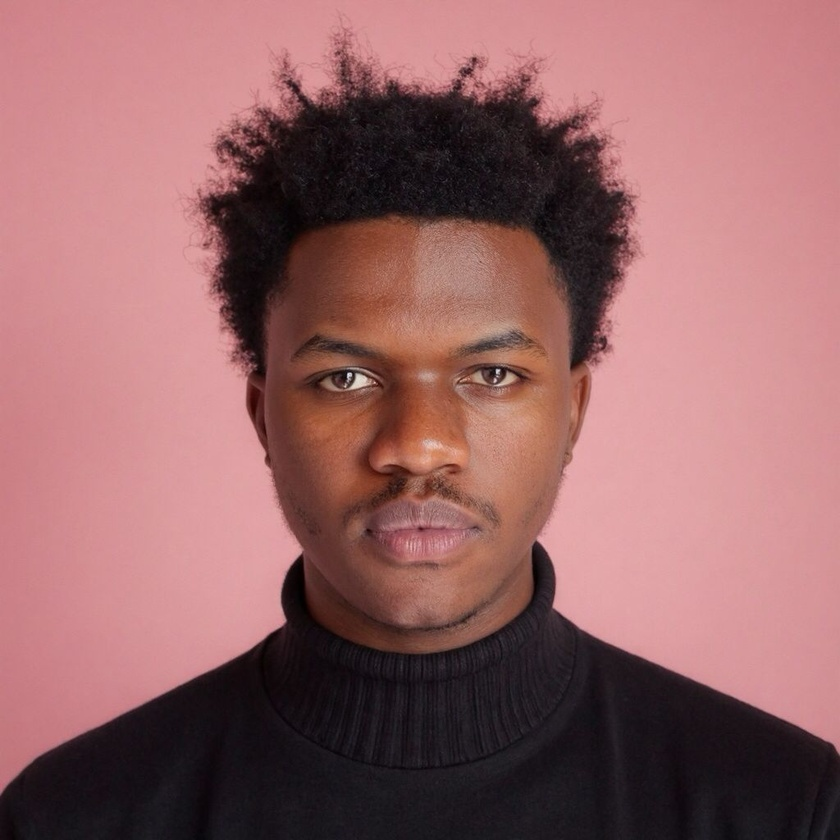
#> input picture data/raw/images/member1_neutral.jpeg, 840 x 840 px, shrunk from 1024 x 1024 before the run; its folder holds only this picture in this run
$ jupyter execute --allow-errors image_processing.ipynb
#> lines starting #> are read from the running program, lines starting #| are printed output that depends on the picture
# Image Processing for Facial Recognition
## Objective

The objective of this notebook is to preprocess face images collected from all group members by:
- Loading the images
- Displaying sample images
- Applying image augmentation techniques
- Extracting histogram features
- Saving the extracted features for later use in facial recognition.

[cell 1]
import os
import cv2
import numpy as np
import pandas as pd
import matplotlib.pyplot as plt

## Load Face Images

[cell 2]
import os

# List to store image names and image data
images = []

# Path to raw images folder (relative to project root)
image_dir = '../data/raw/images'

# Common image file extensions
image_extensions = ('.jpg', '.jpeg', '.png')

# Loop through all uploaded files
for file in sorted(os.listdir(image_dir)):
    if file.lower().endswith(image_extensions):
        image = cv2.imread(os.path.join(image_dir, file))
#> image is the input picture: shape (840, 840, 3); mean B, G, R 102.2, 101, 149.4

        # Convert from BGR (OpenCV default) to RGB
        image = cv2.cvtColor(image, cv2.COLOR_BGR2RGB)

        # Store filename and image
        images.append((file, image))

print(f"Successfully loaded {len(images)} images.")
#| Successfully loaded 1 images.

## Display Sample Images

[cell 3]
# Display the first 6 images
plt.figure(figsize=(12, 8))

for i, (filename, image) in enumerate(images[:6]):
    plt.subplot(2, 3, i + 1)
    plt.imshow(image)
    plt.title(filename)
    plt.axis('off')
#> this loop made 1 pass
#> filename on pass 1: 'member1_neutral.jpeg'

plt.tight_layout()
plt.show()

## Image Augmentation

[cell 4]
# Rotate an image
def rotate_image(image, angle=15):
    height, width = image.shape[:2]
    center = (width // 2, height // 2)

    rotation_matrix = cv2.getRotationMatrix2D(center, angle, 1.0)
    rotated = cv2.warpAffine(image, rotation_matrix, (width, height))

    return rotated


# Flip an image horizontally
def flip_image(image):
    return cv2.flip(image, 1)


# Convert an image to grayscale
def grayscale_image(image):
    return cv2.cvtColor(image, cv2.COLOR_RGB2GRAY)

[cell 5]
# Select the first image
filename, original = images[0]
#> filename = 'member1_neutral.jpeg'

# Apply augmentations
rotated = rotate_image(original)
#> in rotate_image, `rotated = cv2.warpAffine(image, rotation_matrix, (width, height))`:
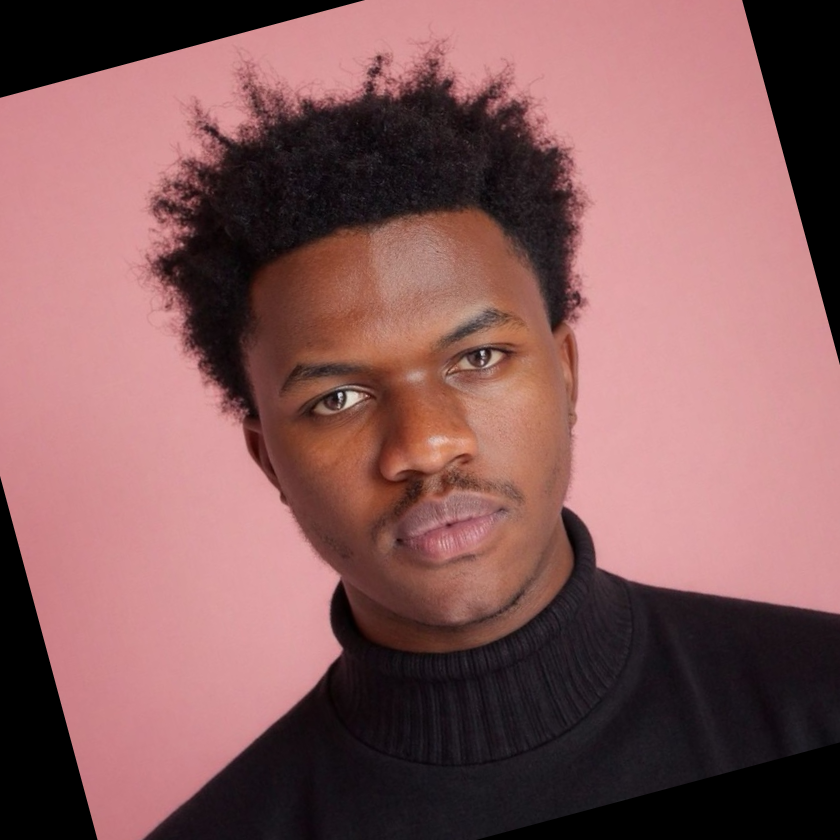
#> rotated: shape (840, 840, 3); mean R, G, B 135.1, 91.4, 92.1
flipped = flip_image(original)
#> in flip_image, `return cv2.flip(image, 1)`:
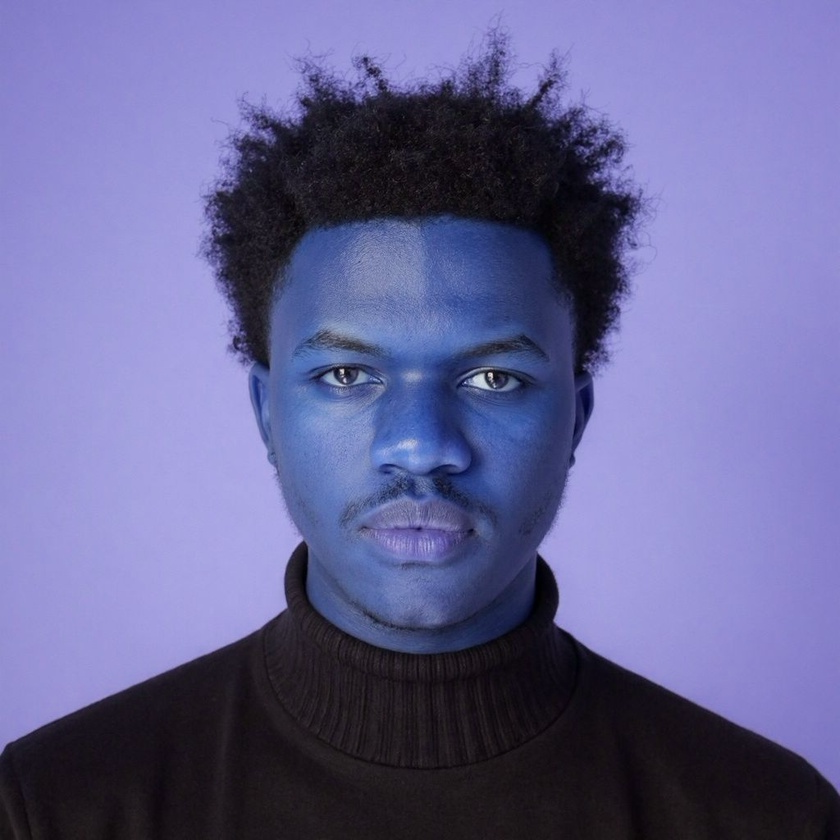
#> returned value: shape (840, 840, 3); mean of channels 0, 1, 2 149.4, 101, 102.2; drawn as B, G, R
gray = grayscale_image(original)
#> in grayscale_image, `return cv2.cvtColor(image, cv2.COLOR_RGB2GRAY)`:
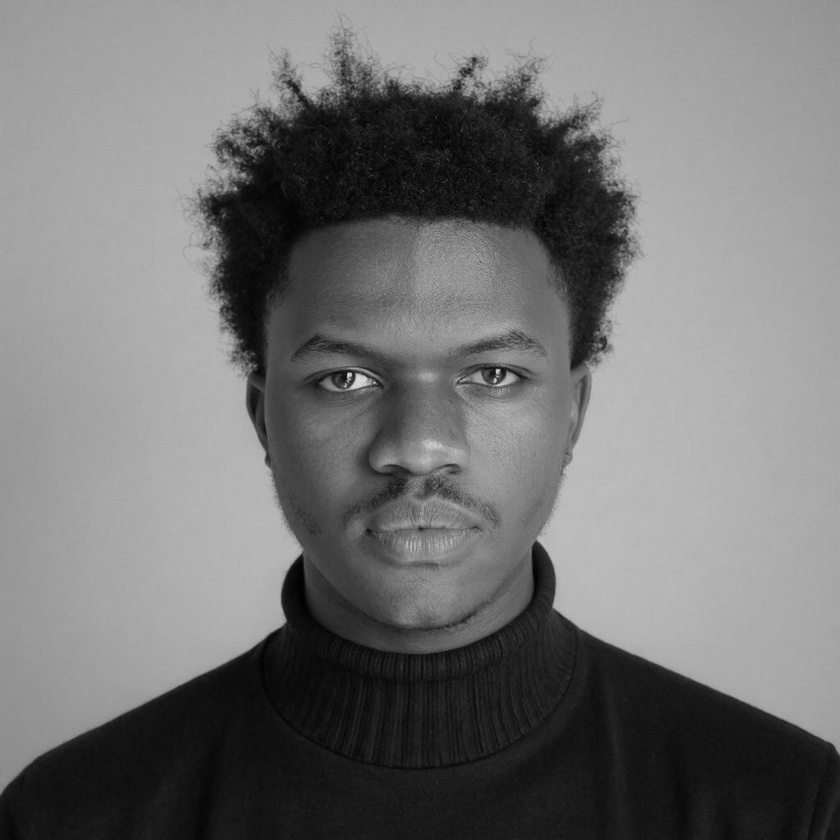
#> returned value: shape (840, 840); min 1, max 238, mean 115.6

[cell 6]
plt.figure(figsize=(16, 4))

# Original
plt.subplot(1, 4, 1)
plt.imshow(original)
plt.title("Original")
plt.axis("off")

# Rotated
plt.subplot(1, 4, 2)
plt.imshow(rotated)
plt.title("Rotated")
plt.axis("off")

# Flipped
plt.subplot(1, 4, 3)
plt.imshow(flipped)
plt.title("Flipped")
plt.axis("off")

# Grayscale
plt.subplot(1, 4, 4)
plt.imshow(gray, cmap="gray")
plt.title("Grayscale")
plt.axis("off")

plt.tight_layout()
plt.show()
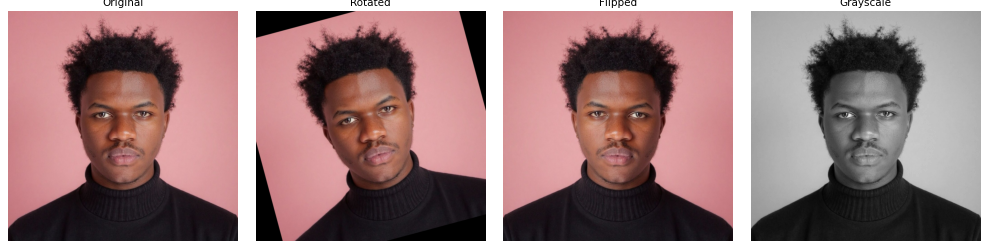
#> figure drawn by matplotlib, 4 panels

[cell 7]
def extract_histogram(image):
    """
    Extract a normalized grayscale histogram with 256 bins.
    """
    histogram = cv2.calcHist([image], [0], None, [256], [0, 256])

    # Normalize the histogram
    histogram = cv2.normalize(histogram, histogram)

    return histogram.flatten()

[cell 8]
feature_data = []

for filename, image in images:

    # Convert image to grayscale
    gray = grayscale_image(image)

    # Extract histogram features
    histogram = extract_histogram(gray)

    # Store filename + histogram values
    row = [filename] + histogram.tolist()

    feature_data.append(row)
#> after the loop, feature_data = 1 item

print(f"Extracted features from {len(feature_data)} images.")
#| Extracted features from 1 images.

[cell 9]
columns = ["filename"] + [f"histogram_bin_{i}" for i in range(256)]
#> columns = 257 items, first 6: 'filename', 'histogram_bin_0', 'histogram_bin_1', 'histogram_bin_2', 'histogram_bin_3', 'histogram_bin_4'

image_features_df = pd.DataFrame(feature_data, columns=columns)
#> image_features_df = table of 1 rows and 257 columns

image_features_df.head()
#> Out = table of 1 rows and 257 columns

$ run again, on data/raw/images/member2_smile.jpeg
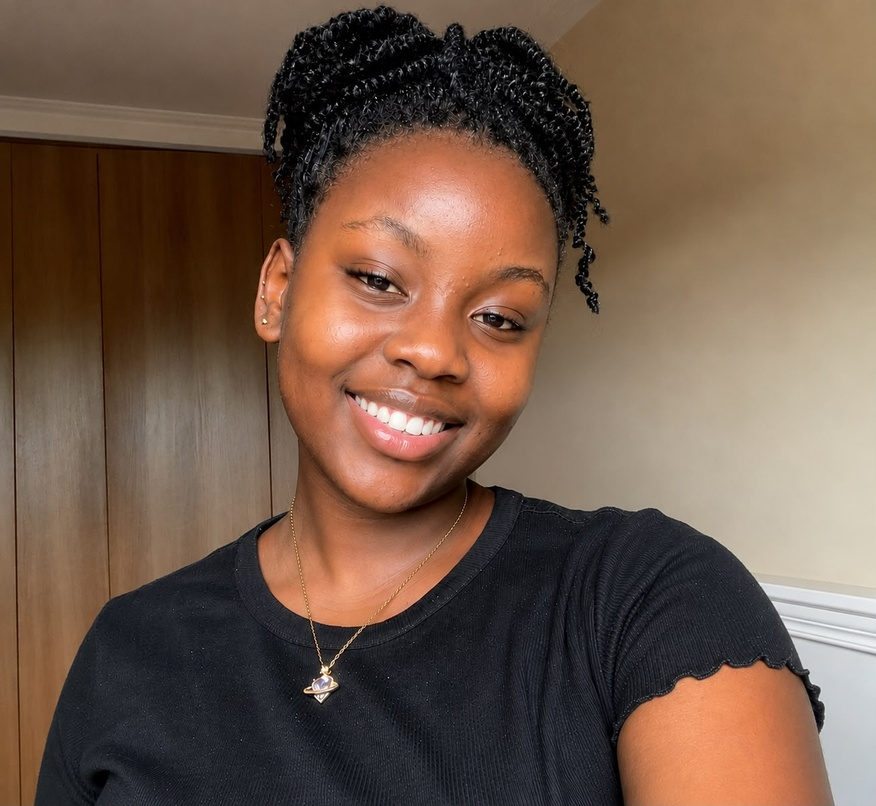
#> input picture data/raw/images/member2_smile.jpeg, 876 x 806 px, shrunk from 1308 x 1203 before the run
#> image is the input picture: shape (806, 876, 3); mean B, G, R 73.6, 89.2, 112.5
#| Successfully loaded 1 images.
#> the loop `for i, (filename, image) in enumerate(images[:6]):` made 1 pass
#> filename on pass 1: 'member2_smile.jpeg'
#> `filename, original = images[0]`: filename = 'member2_smile.jpeg'
#> in grayscale_image, `return cv2.cvtColor(image, cv2.COLOR_RGB2GRAY)`:
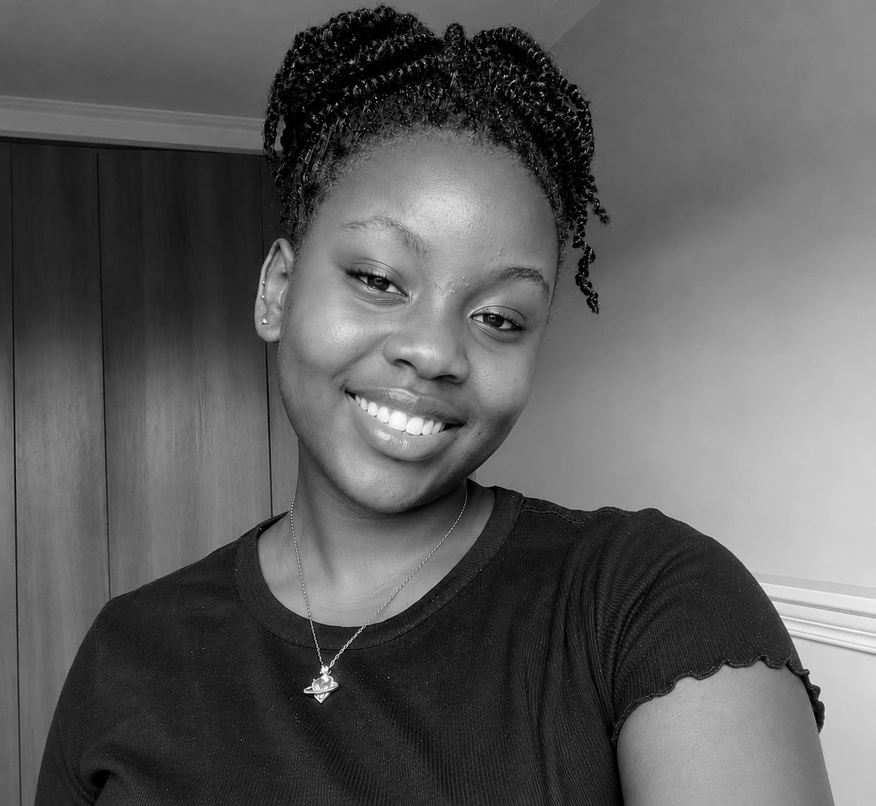
#> returned value: shape (806, 876); min 0, max 254, mean 94.4
#> `plt.show()`:
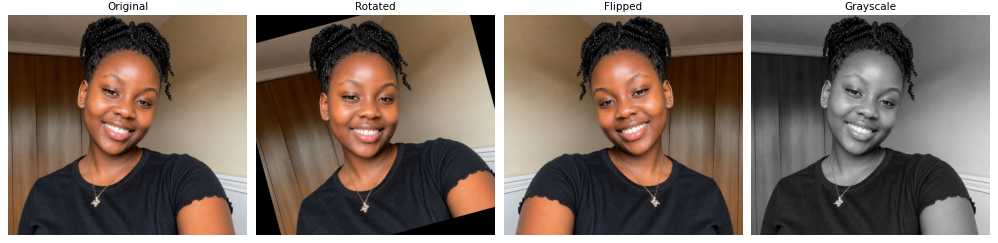
#> figure drawn by matplotlib, 4 panels
#> the loop `for filename, image in images:` made 1 pass
#> after the loop `for filename, image in images:`: feature_data = 1 item
#| Extracted features from 1 images.
#> columns = 257 items, first 6: 'filename', 'histogram_bin_0', 'histogram_bin_1', 'histogram_bin_2', 'histogram_bin_3', 'histogram_bin_4'
#> image_features_df = table of 1 rows and 257 columns

$ run again, on data/raw/images/member2_surprised.jpeg
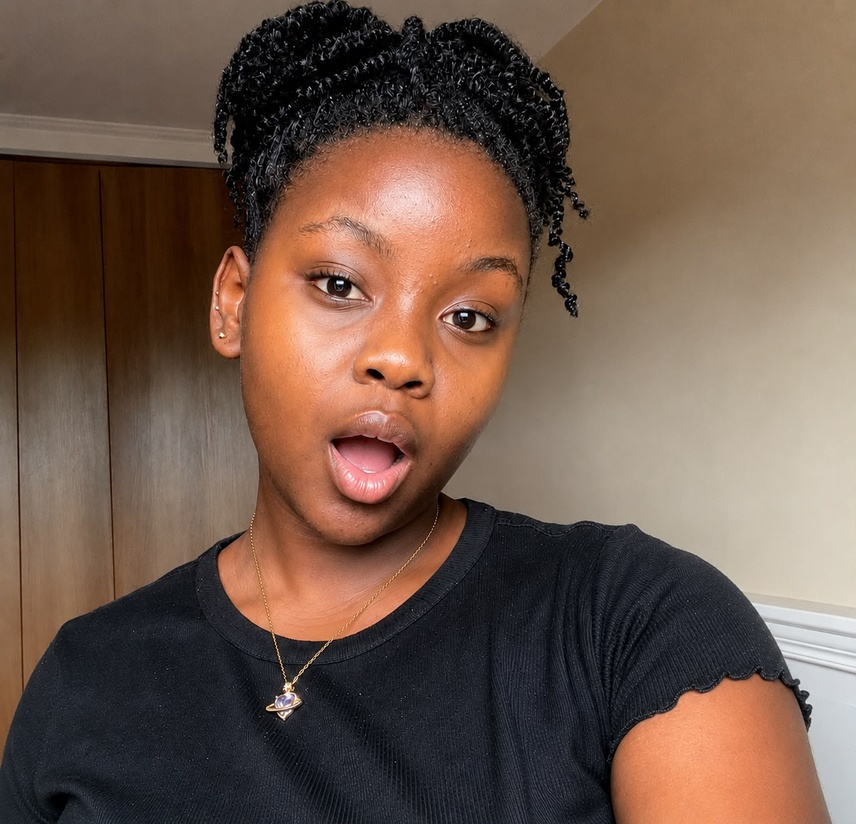
#> input picture data/raw/images/member2_surprised.jpeg, 856 x 824 px, shrunk from 1278 x 1230 before the run
#> image is the input picture: shape (824, 856, 3); mean B, G, R 75.5, 88.7, 111.5
#| Successfully loaded 1 images.
#> the loop `for i, (filename, image) in enumerate(images[:6]):` made 1 pass
#> filename on pass 1: 'member2_surprised.jpeg'
#> `filename, original = images[0]`: filename = 'member2_surprised.jpeg'
#> in rotate_image, `rotated = cv2.warpAffine(image, rotation_matrix, (width, height))`:
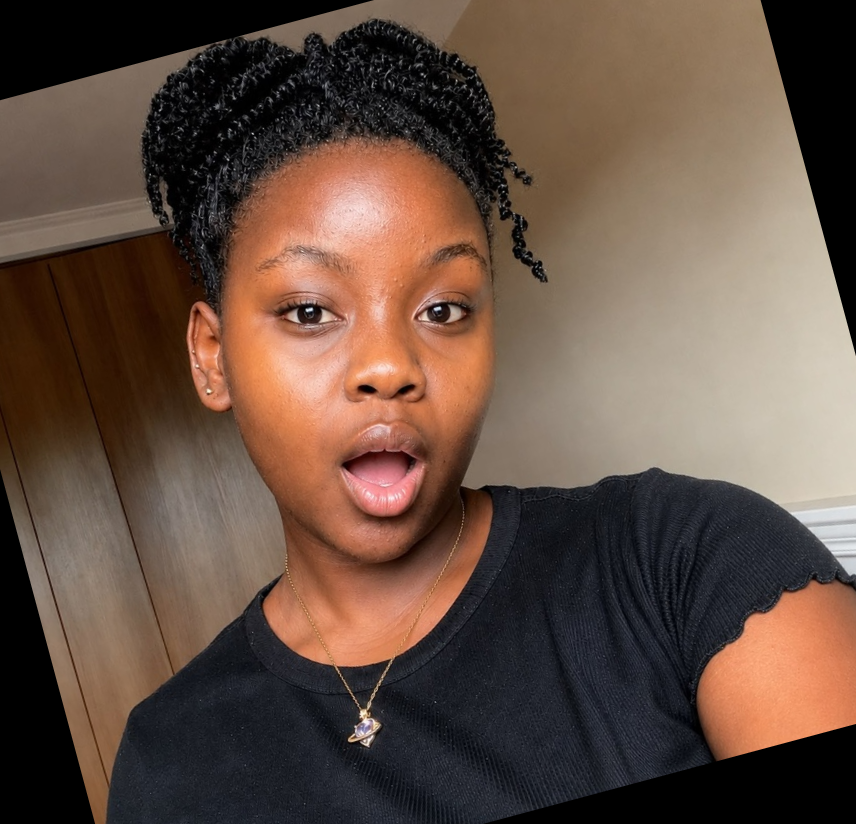
#> rotated: shape (824, 856, 3); mean R, G, B 100.3, 78.9, 66.7
#> `plt.show()`:
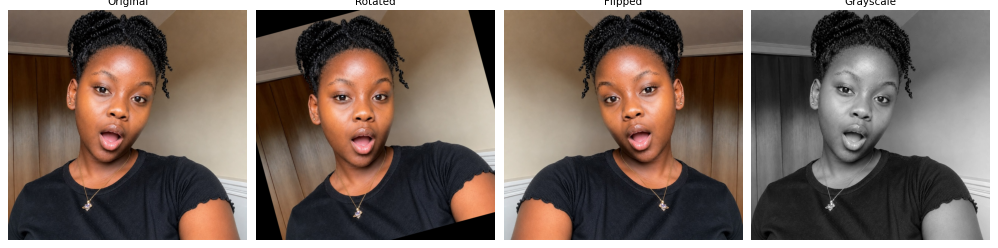
#> figure drawn by matplotlib, 4 panels
#> the loop `for filename, image in images:` made 1 pass
#> after the loop `for filename, image in images:`: feature_data = 1 item
#| Extracted features from 1 images.
#> columns = 257 items, first 6: 'filename', 'histogram_bin_0', 'histogram_bin_1', 'histogram_bin_2', 'histogram_bin_3', 'histogram_bin_4'
#> image_features_df = table of 1 rows and 257 columns

$ run again, on data/raw/images/member3_neutral.jpeg
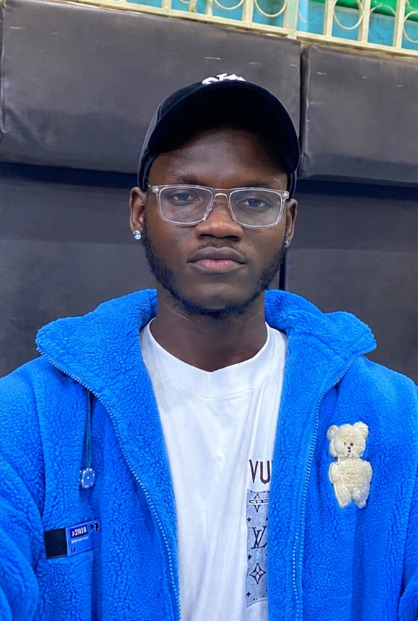
#> input picture data/raw/images/member3_neutral.jpeg, 418 x 621 px
#> image is the input picture: shape (621, 418, 3); mean B, G, R 158.3, 103.4, 69.4
#| Successfully loaded 1 images.
#> the loop `for i, (filename, image) in enumerate(images[:6]):` made 1 pass
#> filename on pass 1: 'member3_neutral.jpeg'
#> `filename, original = images[0]`: filename = 'member3_neutral.jpeg'
#> in grayscale_image, `return cv2.cvtColor(image, cv2.COLOR_RGB2GRAY)`:
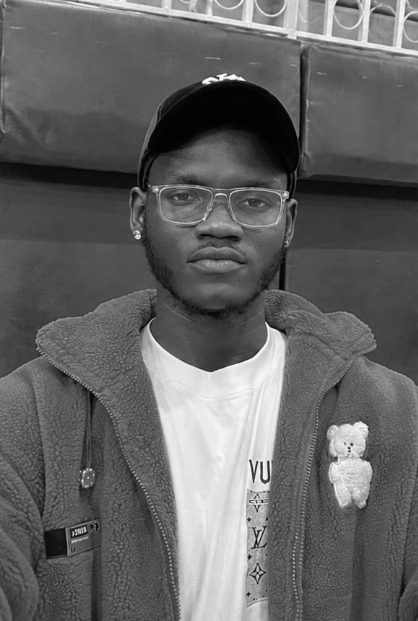
#> returned value: shape (621, 418); min 0, max 254, mean 99.5
#> `plt.show()`:
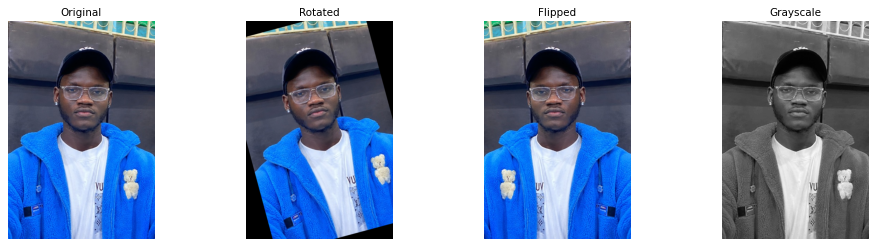
#> figure drawn by matplotlib, 4 panels
#> the loop `for filename, image in images:` made 1 pass
#> after the loop `for filename, image in images:`: feature_data = 1 item
#| Extracted features from 1 images.
#> columns = 257 items, first 6: 'filename', 'histogram_bin_0', 'histogram_bin_1', 'histogram_bin_2', 'histogram_bin_3', 'histogram_bin_4'
#> image_features_df = table of 1 rows and 257 columns
